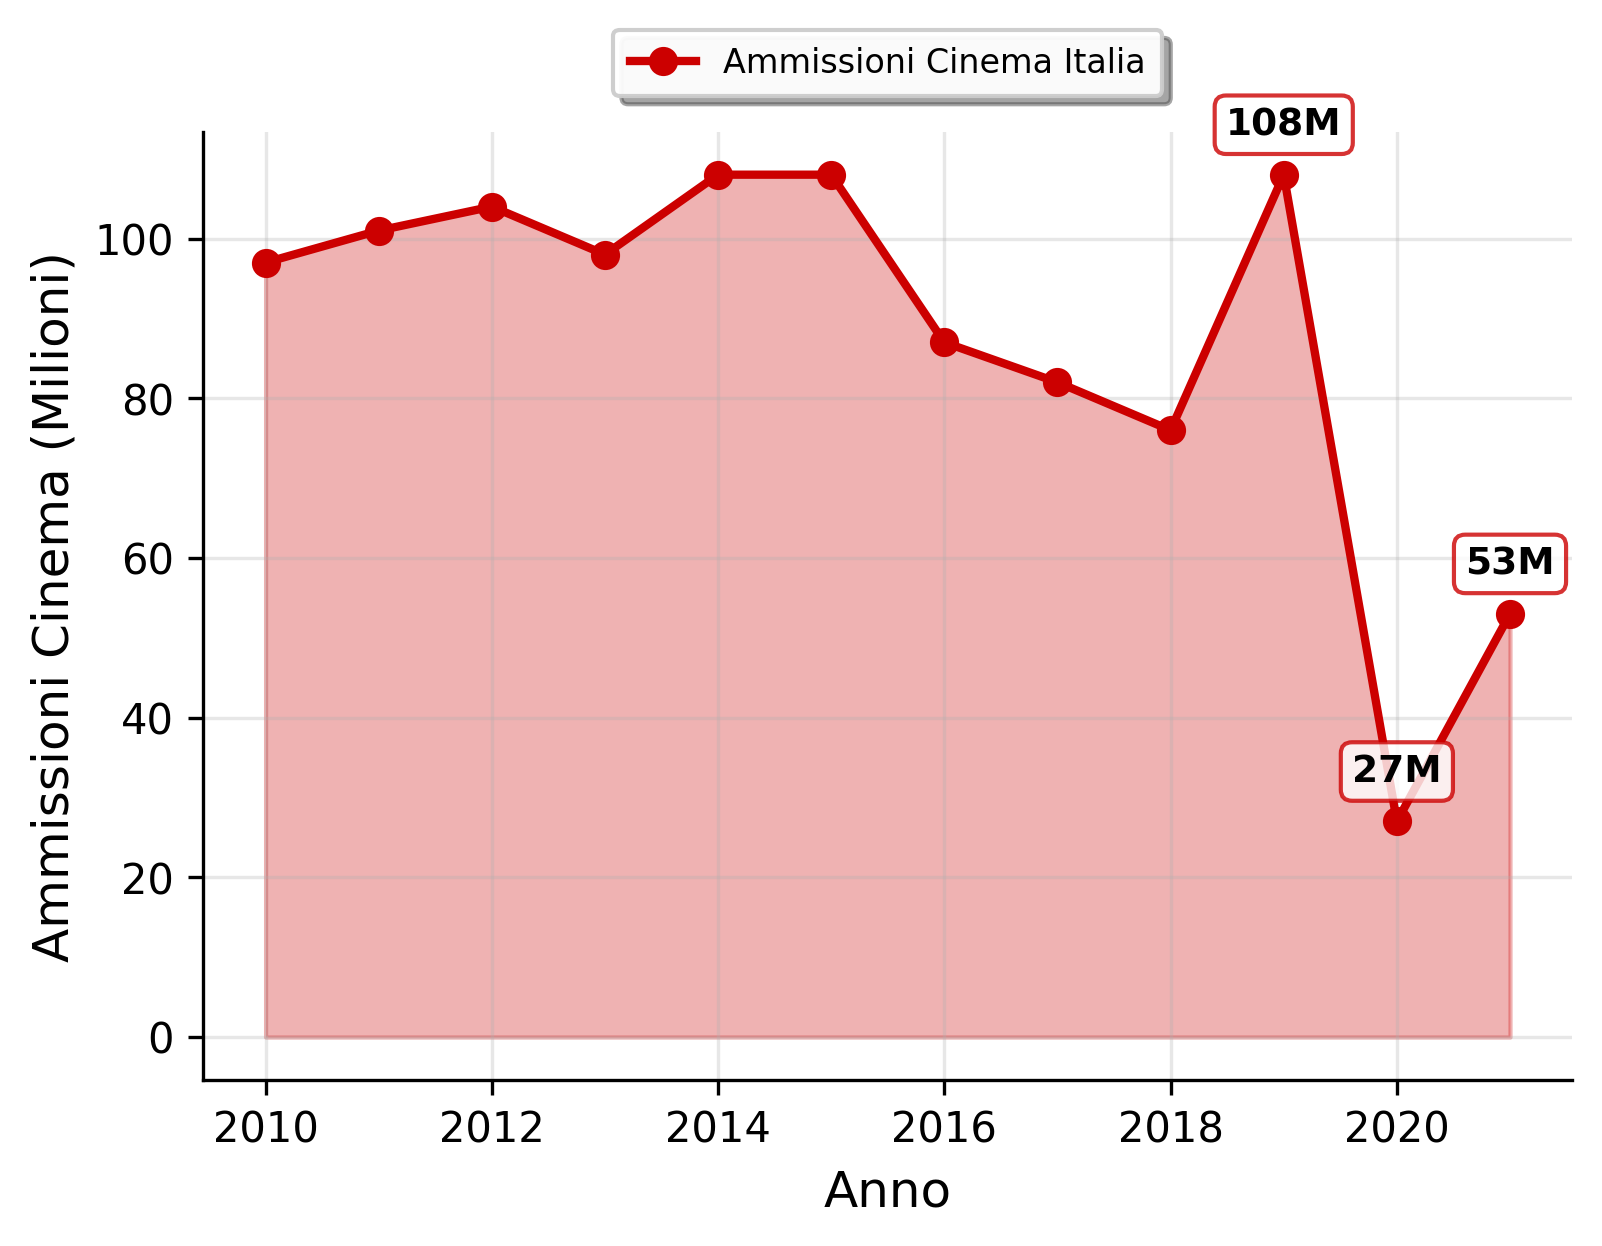

Write Python code to recreate this figure.
import pandas as pd
import matplotlib.pyplot as plt
import os

# Ottiene il percorso del file CSV nella stessa directory dello script
csv_path = os.path.join(os.path.dirname(__file__), "italy_cinema_admissions_2010_2022.csv")
df = pd.read_csv(csv_path)

# Conversione dei campi numerici
df["Year"] = pd.to_numeric(df["Year"], errors="coerce")
df["AdmissionsMillionsItaly"] = pd.to_numeric(df["AdmissionsMillionsItaly"], errors="coerce")

# Rimuove eventuali valori NaN
df = df.dropna()

# Ordina per anno
df = df.sort_values("Year")

# Plot
plt.figure(figsize=(9,6), facecolor='white')
ax = plt.gca()
ax.set_facecolor('white')

# Linea principale con etichetta per la legenda
plt.plot(df["Year"], df["AdmissionsMillionsItaly"], marker="o", linestyle="-", color="#cc0000", linewidth=2, markersize=6, label="Ammissioni Cinema Italia")

# Colora l'area sotto la curva senza etichetta per la legenda
plt.fill_between(df["Year"], df["AdmissionsMillionsItaly"], color="#cc0000", alpha=0.3)

plt.xlabel("Anno", fontsize=12)
plt.ylabel("Ammissioni Cinema (Milioni)", fontsize=12)
plt.grid(True, alpha=0.3)

# Etichette per punti chiave: primo, picco 2019, minimo 2020, e ultimo
first_year = df["Year"].iloc[0]
first_value = df["AdmissionsMillionsItaly"].iloc[0]

# Trova il valore del 2019 (prima del COVID)
year_2019 = df[df["Year"] == 2019]
if not year_2019.empty:
    value_2019 = year_2019["AdmissionsMillionsItaly"].iloc[0]
    plt.text(2019, value_2019 + 4, f"{value_2019}M", ha="center", va="bottom", fontsize=9, fontweight='bold',
             bbox=dict(boxstyle="round,pad=0.3", facecolor="white", edgecolor="#cc0000", alpha=0.8))

# Trova il minimo del 2020 (COVID)
year_2020 = df[df["Year"] == 2020]
if not year_2020.empty:
    value_2020 = year_2020["AdmissionsMillionsItaly"].iloc[0]
    plt.text(2020, value_2020 + 4, f"{value_2020}M", ha="center", va="bottom", fontsize=9, fontweight='bold',
             bbox=dict(boxstyle="round,pad=0.3", facecolor="white", edgecolor="#cc0000", alpha=0.8))

# Ultimo anno (2021)
last_year = df["Year"].iloc[-1]
last_value = df["AdmissionsMillionsItaly"].iloc[-1]
plt.text(last_year, last_value + 4, f"{last_value}M", ha="center", va="bottom", fontsize=9, fontweight='bold',
         bbox=dict(boxstyle="round,pad=0.3", facecolor="white", edgecolor="#cc0000", alpha=0.8))

# Aggiungi la legenda con styling estetico
plt.legend(loc='upper left', frameon=True, fancybox=True, shadow=True, 
           facecolor='white', edgecolor='#cccccc', framealpha=0.95, 
           fontsize=10, borderpad=0.8)

# Rimuovi margini superiori e destro
ax.spines['top'].set_visible(False)
ax.spines['right'].set_visible(False)

# Configura le proporzioni del subplot
plt.subplots_adjust(left=0.11, bottom=0.083, right=0.617, top=0.61, wspace=0.2, hspace=0.2)

# Salva il grafico come immagine
output_path = os.path.join(os.path.dirname(__file__), "italy_cinema_admissions_chart.png")
plt.savefig(output_path, dpi=300, bbox_inches='tight', facecolor='white')
print(f"Grafico salvato come: {output_path}")

plt.show()
